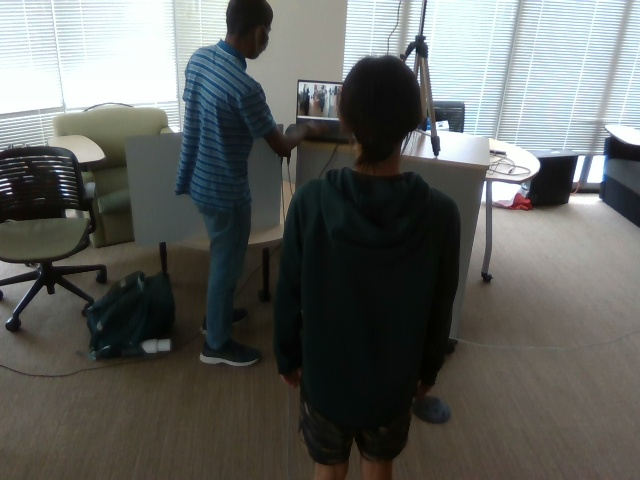
#> input picture Python/819312073170/sample_images/image.jpg, 640 x 480 px, found by its file name
$ python scalable_pcd.py
#> lines starting #> are read from the running program, lines starting #| are printed output that depends on the picture
### Python/Camera/Camera.py
"""
IMPORTS
"""
import cv2 as cv
import numpy as np
import matplotlib.pyplot as plt
import open3d as o3d
import copy


class Camera:

    def __init__(self,img_size,focal_length,img_center,rotation,translation):
        self.rotation = np.array(rotation)
        self.translation = np.array(translation)
        self.img_id = ""
        self.fx = focal_length[0]
        self.fy = focal_length[1]
        self.cx = img_center[0]
        self.cy = img_center[1]

    def add_image(self,image,depth_map):
        self.image = image
        self.depth_map = depth_map

    # [9 lines left out: function display, not called in this run]

    def point_cloud(self):

        mask = np.logical_or(self.depth_map > 2, self.depth_map < 0.75)
        grads = np.gradient(self.depth_map)
        grad = np.sqrt(grads[0] ** 2 + grads[1] ** 2)

        mask[grad > 0.05] = True

        erode_mask = cv.dilate(mask.astype(np.uint8), np.ones((7,7), dtype=np.uint8))

        self.depth_map[mask] = 0

        self.pcd = np.hstack(
            (np.transpose(np.nonzero(self.depth_map)), np.reshape(self.depth_map[np.nonzero(self.depth_map)], (-1,1)) )
        )  # (xxx, 3)
        self.pcd[:, [0, 1]] = self.pcd[:, [1, 0]]  # swap x and y axis since they are reversed in image coordinates

        self.pcd[:, 0] = (self.pcd[:, 0] - self.cx) * self.pcd[:, 2] / self.fx
        self.pcd[:, 1] = (self.pcd[:, 1] - self.cy) * self.pcd[:, 2] / self.fy

        self.colors = np.flip(self.image[np.nonzero(self.depth_map)], axis=1)

        self.pcd_o3d = o3d.geometry.PointCloud()
        self.pcd_o3d.points = o3d.utility.Vector3dVector(self.pcd)
        self.pcd_o3d.colors = o3d.utility.Vector3dVector(self.colors/255)

        self.pcd_o3d, _ = self.pcd_o3d.remove_radius_outlier(1000,radius=0.05)

        self.pcd = np.asarray(self.pcd_o3d.points)
        self.colors = np.asarray(self.pcd_o3d.colors)


    def translate_point_cloud(self,vector):
        self.pcd += vector

    def rotate_point_cloud(self,rotate):
        self.pcd = np.matmul(rotate,self.pcd.T).T

    def visualize(self):
        o3d.visualization.draw_geometries([self.pcd_o3d])


class Combiner:

    def __init__(self,cam_array):
        self.cam_array = cam_array

    # [19 lines left out: function combine, not called in this run]

        # [7 lines of commented-out code are left out]

    def rotate_point_cloud(self,rotate):
        self.pcd = np.matmul(rotate,self.pcd.T).T

    def visualize(self):
        o3d.visualization.draw_geometries([self.pcd_o3d])

    # [45 lines left out: functions draw_registration_result, optimize, not called in this run]

### Python/scalable_pcd.py
"""
IMPORTS
"""
from Camera import Camera
import numpy as np
import json
import cv2 as cv
import open3d as o3d
import copy

"""
GET CALIBRATION DATA
"""

SETTINGS_PATH = './configuration_parameters.json'
param = json.load(open(SETTINGS_PATH))
#> (reads Python/configuration_parameters.json from the repository)
cams_list = list(param["cams"].keys())
CAM_DATA = [param["cams"][cam] for cam in param["cams"]] # camera data

"""
CREATING CAMERA OBJECTS
"""
cam = []
for i in range(2):
    #print(CAM_DATA[i][cams_list[1-i]]["rotation"])
    cam.append(Camera.Camera(CAM_DATA[i]["intrinsics"]["img_size"],CAM_DATA[i]["intrinsics"]["focal_length"],CAM_DATA[i]["intrinsics"]["img_center"],CAM_DATA[i][cams_list[1-i]]["rotation"],CAM_DATA[i][cams_list[1-i]]["translation"]))

print(cams_list)

cam[0].add_image(cv.imread("./" + cams_list[0] + "/sample_images/image.jpg"), np.load("./" + cams_list[0] + "/sample_images/depth_map.npy"))
#> (reads Python/819312073170/depth_map.npy from the repository)
#> in add_image, self.image is the input picture: shape (480, 640, 3); mean B, G, R 95, 98.1, 96
#> in add_image, `self.depth_map = depth_map`:
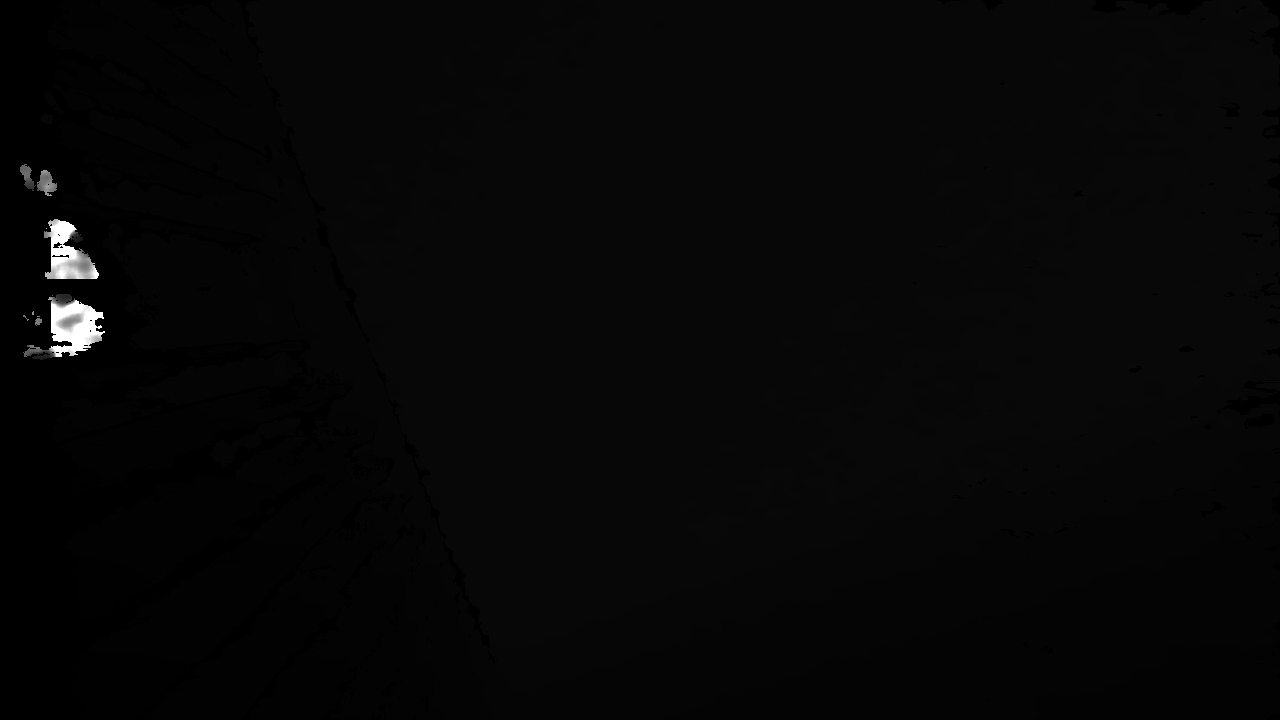
#> self.depth_map: shape (720, 1280) uint16; min 0, max 65535, mean 1728.9; drawn with min black and max white
cam[1].add_image(cv.imread("./" + cams_list[1] + "/sample_images/image.jpg"), np.load("./" + cams_list[1] + "/sample_images/depth_map.npy"))

cam[0].point_cloud()
#> in point_cloud, `mask = np.logical_or(self.depth_map > 2, self.depth_map < 0.75)`: mask: shape (720, 1280) bool; every value is 1
#> in point_cloud, `grads = np.gradient(self.depth_map)`: grads = 2 items
#> in point_cloud, `self.depth_map[mask] = 0`: self.depth_map: shape (720, 1280) uint16; every value is 0
#> in point_cloud, `self.pcd = np.hstack( (np.transpose(np.nonzero(self.depth_map)), np.re..`: self.pcd = empty array
#> (the run stopped early here; a loop or call above may not have finished)
